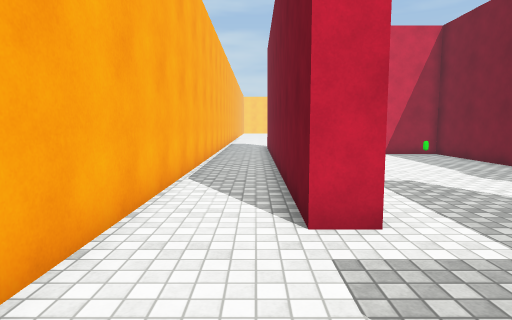
view 1 (above)

24 first-person views from a walk through a scene from a Unity 3-D project. The camera is 1.4 m above the floor, tilts 6° down and sees 75° across. The floor is counted in squares, 1 m on a side. Each view is taken from the middle of a square. On the plan, view 1 faces up. The plan holds only what a view shows up to about 15 squares ahead; the rest is blank. The place goes on beyond the plan. The player character is not drawn. Surface patterns are stand-ins for the level's own textures.

view 2
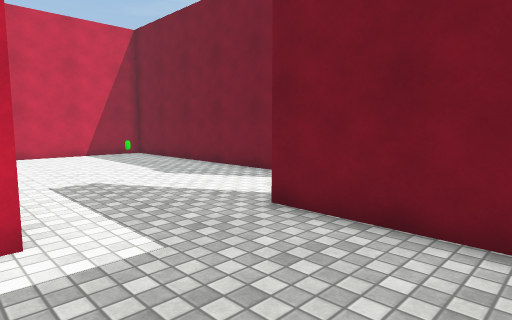

view 3
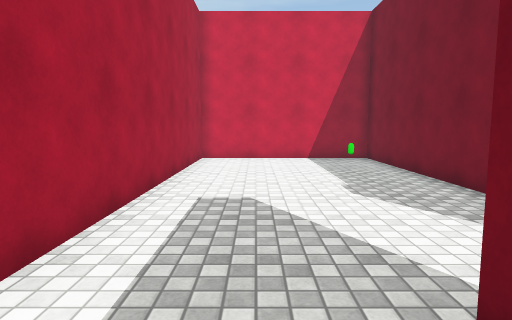

view 4
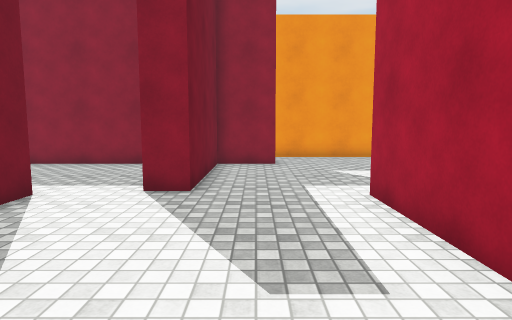

view 5
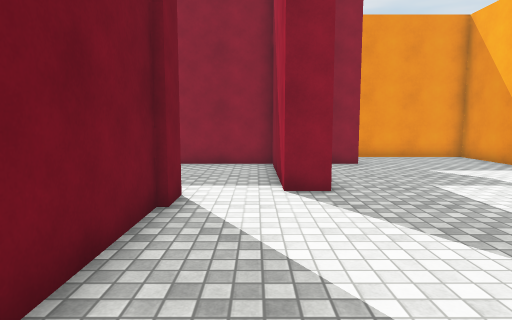

view 6
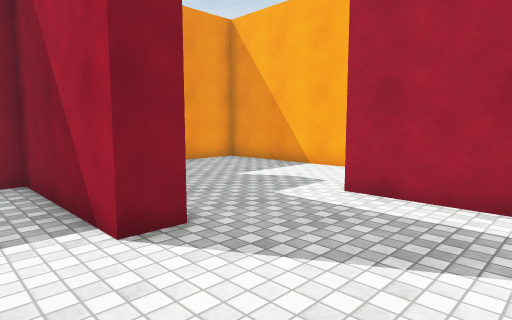

view 7
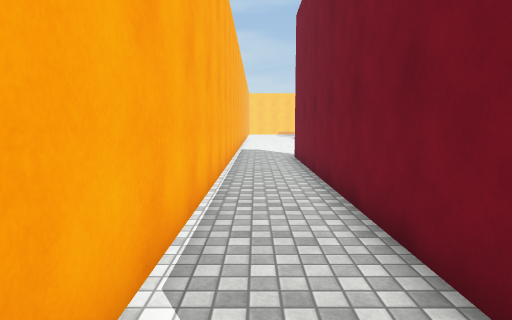

view 8
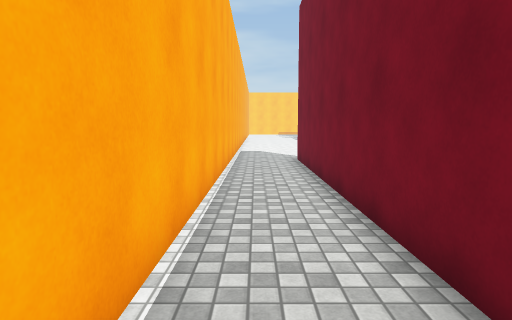

view 9
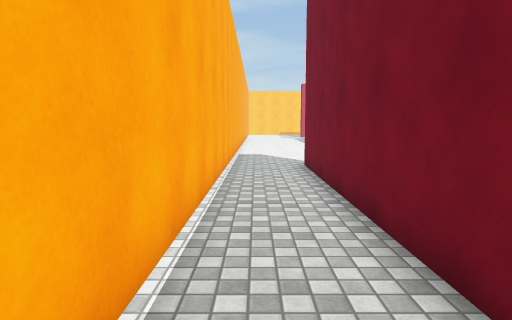

view 10
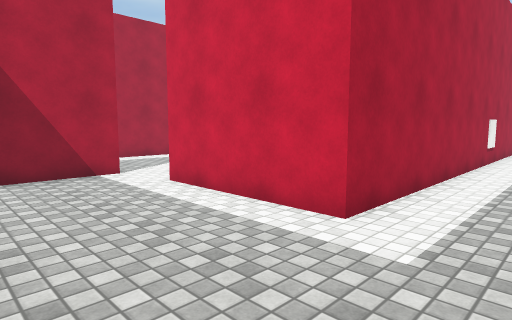

view 11
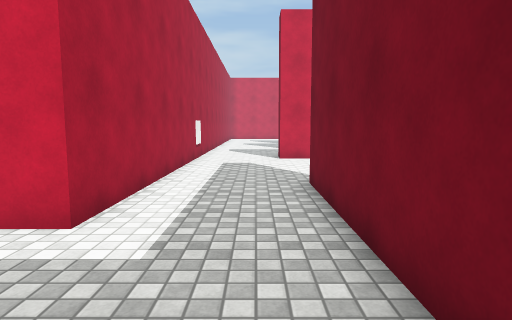

view 12
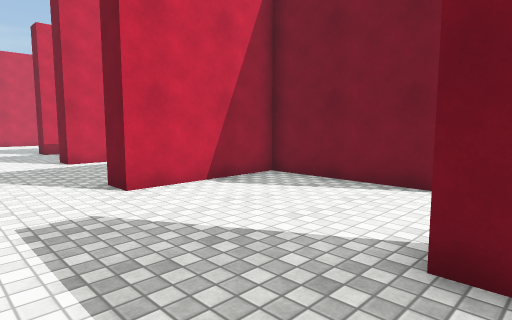

view 13
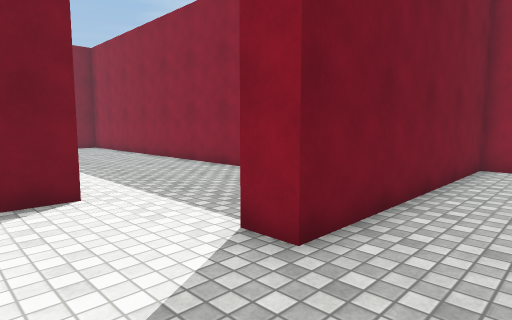

view 14
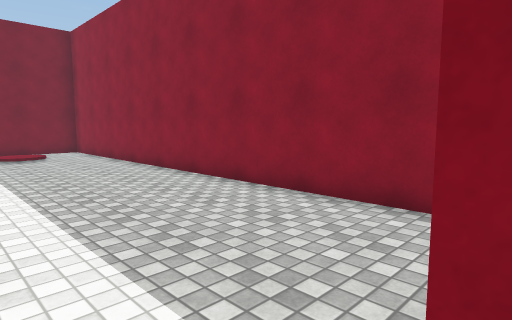

view 15
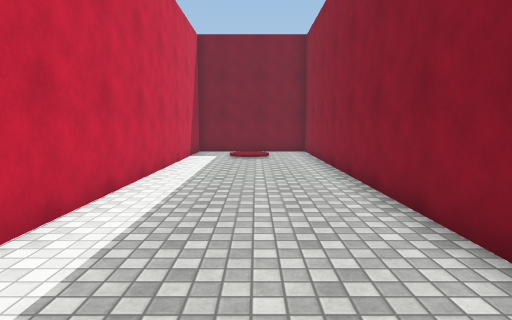

view 16
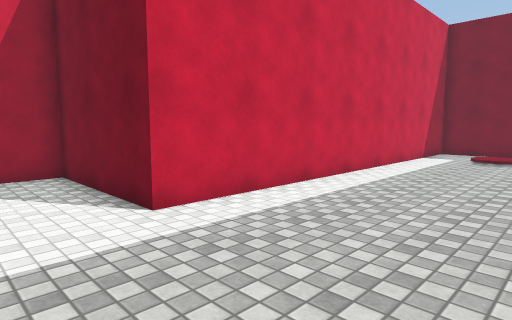

view 17
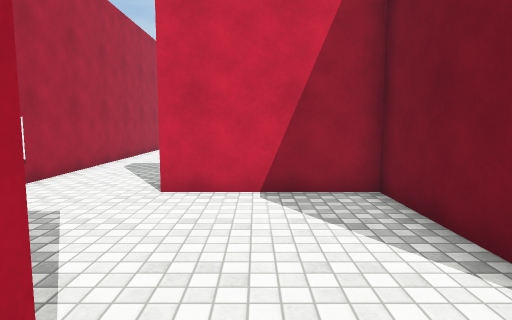

view 18
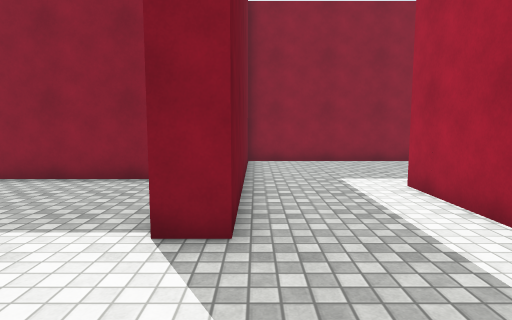

view 19
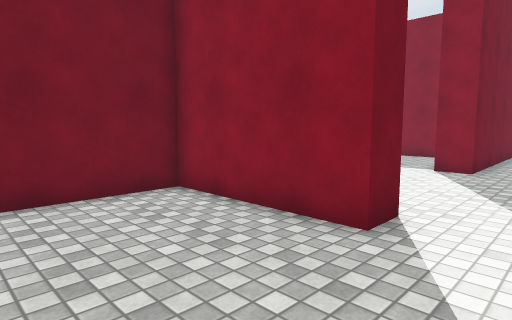

view 20
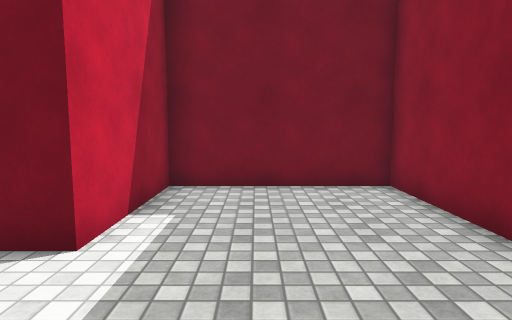

view 21
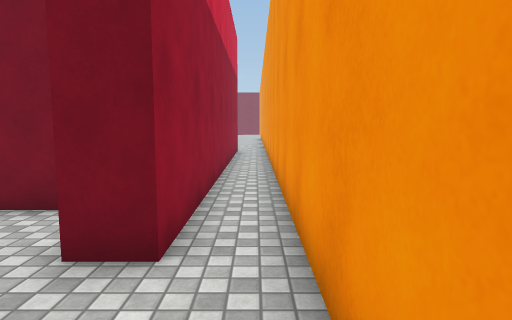

view 22
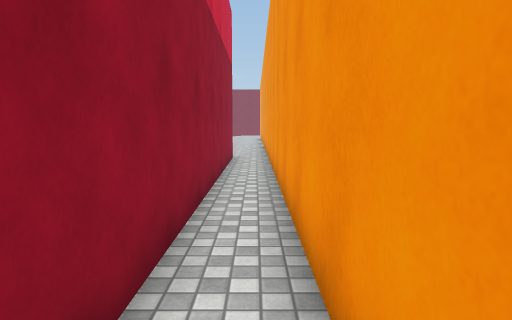

view 23
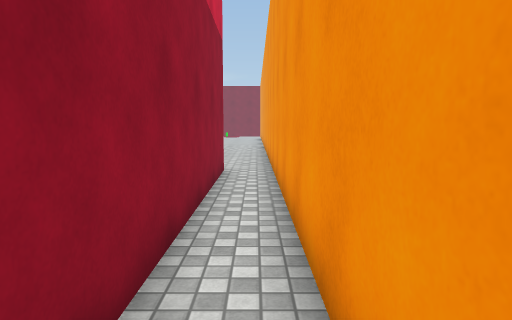

view 24
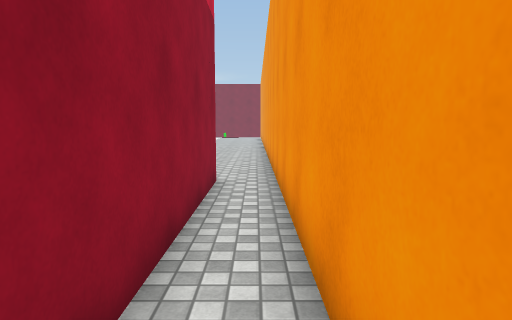

### Floor plan
Points are (right, up) in squares from view 1. A wall is a line through its corners. A room is listed if a view was taken in it or the views show most of it. See-through windows are left out.
Room 1 (views 1, 2, 3, 4, 5, 6, 7, 8, 9, 21, 22, 23, 24)
walls: (8.7, 5.4) (8.7, 16.1) (1.7, 16.1) (1.7, 4.4) (0.7, 4.4) (0.7, 20.5); (8.5, 4.4) (8.5, 5.5); (-2, 20.5) (-2, -3.5) (18.5, -3.5); (18.4, -2) (3.3, -2) (3.3, -1) (5.4, -1) (5.4, 4) (6.4, 4) (6.4, 2.5)
ways out: opening at (7.3, 4) to room 2; opening at (18, -3)
objects: other object (8, 15)
Room 2 (views 10, 11, 12, 13, 14, 15, 16, 17, 18, 19, 20)
walls: (19.6, 3.4) (34.1, 3.4); (13.5, 20.5) (13.5, 4.4) (8.5, 4.4); (6.4, 2.5) (6.4, -1) (17.3, -1) (17.3, 8) (18.4, 8); (34.5, 9) (21.6, 9) (21.6, 13.9) (17, 13.9) (17, 14.9) (21.6, 14.9) (21.6, 20) (17.6, 20) (17.6, 20.5)
ways out: opening at (7.3, 4) to room 1
objects: other object (34, 7)

Positions as (right, up) in squares from view 1, and headings:
1: (0, 0), facing up
2: (1, 0), facing up-right
3: (4, 2), facing up
4: (4, 11), facing down
5: (7, 11), facing down
6: (8, 8), facing down-left
7: (-1, 6), facing up
8: (-1, 7), facing up
9: (-1, 9), facing up
10: (16, 0), facing up-left
11: (16, 0), facing up
12: (14, 7), facing up-right
13: (15, 11), facing down-right
14: (18, 9), facing down-right
15: (19, 6), facing right
16: (19, 4), facing up-right
17: (19, 7), facing up
18: (17, 12), facing down
19: (15, 19), facing down-right
20: (14, 18), facing right
21: (0, -3), facing right
22: (4, -3), facing right
23: (8, -3), facing right
24: (10, -3), facing right
